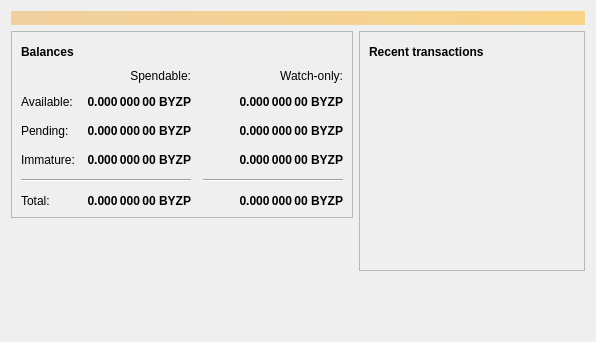
<?xml version="1.0" encoding="UTF-8"?>
<ui version="4.0">
 <class>OverviewPage</class>
 <widget class="QWidget" name="OverviewPage">
  <property name="geometry">
   <rect>
    <x>0</x>
    <y>0</y>
    <width>596</width>
    <height>342</height>
   </rect>
  </property>
  <property name="windowTitle">
   <string>Form</string>
  </property>
  <layout class="QVBoxLayout" name="topLayout">
   <item>
    <widget class="QLabel" name="labelAlerts">
     <property name="visible">
      <bool>false</bool>
     </property>
     <property name="styleSheet">
      <string notr="true">QLabel { background-color: qlineargradient(x1: 0, y1: 0, x2: 1, y2: 0, stop:0 #F0D0A0, stop:1 #F8D488); color:#000000; }</string>
     </property>
     <property name="wordWrap">
      <bool>true</bool>
     </property>
     <property name="margin">
      <number>3</number>
     </property>
     <property name="textInteractionFlags">
      <set>Qt::TextSelectableByMouse</set>
     </property>
    </widget>
   </item>
   <item>
    <layout class="QHBoxLayout" name="horizontalLayout" stretch="1,1">
     <item>
      <layout class="QVBoxLayout" name="verticalLayout_2">
       <item>
        <widget class="QFrame" name="frame">
         <property name="frameShape">
          <enum>QFrame::StyledPanel</enum>
         </property>
         <property name="frameShadow">
          <enum>QFrame::Raised</enum>
         </property>
         <layout class="QVBoxLayout" name="verticalLayout_4">
          <item>
           <layout class="QHBoxLayout" name="horizontalLayout_4">
            <item>
             <widget class="QLabel" name="label_5">
              <property name="font">
               <font>
                <weight>75</weight>
                <bold>true</bold>
               </font>
              </property>
              <property name="text">
               <string>Balances</string>
              </property>
             </widget>
            </item>
            <item>
             <widget class="QPushButton" name="labelWalletStatus">
              <property name="enabled">
               <bool>true</bool>
              </property>
              <property name="maximumSize">
               <size>
                <width>30</width>
                <height>16777215</height>
               </size>
              </property>
              <property name="toolTip">
               <string>The displayed information may be out of date. Your wallet automatically synchronizes with the BiYanZuPrime network after a connection is established, but this process has not completed yet.</string>
              </property>
              <property name="text">
               <string/>
              </property>
              <property name="icon">
               <iconset resource="../bitcoin.qrc">
                <normaloff>:/icons/warning</normaloff>
                <disabledoff>:/icons/warning</disabledoff>:/icons/warning</iconset>
              </property>
              <property name="iconSize">
               <size>
                <width>24</width>
                <height>24</height>
               </size>
              </property>
              <property name="flat">
               <bool>true</bool>
              </property>
             </widget>
            </item>
            <item>
             <spacer name="horizontalSpacer_3">
              <property name="orientation">
               <enum>Qt::Horizontal</enum>
              </property>
              <property name="sizeHint" stdset="0">
               <size>
                <width>40</width>
                <height>20</height>
               </size>
              </property>
             </spacer>
            </item>
           </layout>
          </item>
          <item>
           <layout class="QGridLayout" name="gridLayout">
            <property name="spacing">
             <number>12</number>
            </property>
            <item row="2" column="2">
             <widget class="QLabel" name="labelWatchPending">
              <property name="font">
               <font>
                <weight>75</weight>
                <bold>true</bold>
               </font>
              </property>
              <property name="cursor">
               <cursorShape>IBeamCursor</cursorShape>
              </property>
              <property name="toolTip">
               <string>Unconfirmed transactions to watch-only addresses</string>
              </property>
              <property name="text">
               <string notr="true">0.000 000 00 BYZP</string>
              </property>
              <property name="alignment">
               <set>Qt::AlignRight|Qt::AlignTrailing|Qt::AlignVCenter</set>
              </property>
              <property name="textInteractionFlags">
               <set>Qt::LinksAccessibleByMouse|Qt::TextSelectableByKeyboard|Qt::TextSelectableByMouse</set>
              </property>
             </widget>
            </item>
            <item row="2" column="1">
             <widget class="QLabel" name="labelUnconfirmed">
              <property name="font">
               <font>
                <weight>75</weight>
                <bold>true</bold>
               </font>
              </property>
              <property name="cursor">
               <cursorShape>IBeamCursor</cursorShape>
              </property>
              <property name="toolTip">
               <string>Total of transactions that have yet to be confirmed, and do not yet count toward the spendable balance</string>
              </property>
              <property name="text">
               <string notr="true">0.000 000 00 BYZP</string>
              </property>
              <property name="alignment">
               <set>Qt::AlignRight|Qt::AlignTrailing|Qt::AlignVCenter</set>
              </property>
              <property name="textInteractionFlags">
               <set>Qt::LinksAccessibleByMouse|Qt::TextSelectableByKeyboard|Qt::TextSelectableByMouse</set>
              </property>
             </widget>
            </item>
            <item row="3" column="2">
             <widget class="QLabel" name="labelWatchImmature">
              <property name="font">
               <font>
                <weight>75</weight>
                <bold>true</bold>
               </font>
              </property>
              <property name="cursor">
               <cursorShape>IBeamCursor</cursorShape>
              </property>
              <property name="toolTip">
               <string>Mined balance in watch-only addresses that has not yet matured</string>
              </property>
              <property name="text">
               <string notr="true">0.000 000 00 BYZP</string>
              </property>
              <property name="alignment">
               <set>Qt::AlignRight|Qt::AlignTrailing|Qt::AlignVCenter</set>
              </property>
              <property name="textInteractionFlags">
               <set>Qt::LinksAccessibleByMouse|Qt::TextSelectableByKeyboard|Qt::TextSelectableByMouse</set>
              </property>
             </widget>
            </item>
            <item row="4" column="0" colspan="2">
             <widget class="Line" name="line">
              <property name="orientation">
               <enum>Qt::Horizontal</enum>
              </property>
             </widget>
            </item>
            <item row="4" column="2">
             <widget class="Line" name="lineWatchBalance">
              <property name="sizePolicy">
               <sizepolicy hsizetype="Preferred" vsizetype="Fixed">
                <horstretch>0</horstretch>
                <verstretch>0</verstretch>
               </sizepolicy>
              </property>
              <property name="minimumSize">
               <size>
                <width>140</width>
                <height>0</height>
               </size>
              </property>
              <property name="orientation">
               <enum>Qt::Horizontal</enum>
              </property>
             </widget>
            </item>
            <item row="5" column="0">
             <widget class="QLabel" name="labelTotalText">
              <property name="text">
               <string>Total:</string>
              </property>
             </widget>
            </item>
            <item row="3" column="1">
             <widget class="QLabel" name="labelImmature">
              <property name="font">
               <font>
                <weight>75</weight>
                <bold>true</bold>
               </font>
              </property>
              <property name="cursor">
               <cursorShape>IBeamCursor</cursorShape>
              </property>
              <property name="toolTip">
               <string>Mined balance that has not yet matured</string>
              </property>
              <property name="text">
               <string notr="true">0.000 000 00 BYZP</string>
              </property>
              <property name="alignment">
               <set>Qt::AlignRight|Qt::AlignTrailing|Qt::AlignVCenter</set>
              </property>
              <property name="textInteractionFlags">
               <set>Qt::LinksAccessibleByMouse|Qt::TextSelectableByKeyboard|Qt::TextSelectableByMouse</set>
              </property>
             </widget>
            </item>
            <item row="2" column="3">
             <spacer name="horizontalSpacer_2">
              <property name="orientation">
               <enum>Qt::Horizontal</enum>
              </property>
              <property name="sizeHint" stdset="0">
               <size>
                <width>40</width>
                <height>20</height>
               </size>
              </property>
             </spacer>
            </item>
            <item row="3" column="0">
             <widget class="QLabel" name="labelImmatureText">
              <property name="text">
               <string>Immature:</string>
              </property>
             </widget>
            </item>
            <item row="5" column="1">
             <widget class="QLabel" name="labelTotal">
              <property name="font">
               <font>
                <weight>75</weight>
                <bold>true</bold>
               </font>
              </property>
              <property name="cursor">
               <cursorShape>IBeamCursor</cursorShape>
              </property>
              <property name="toolTip">
               <string>Your current total balance</string>
              </property>
              <property name="text">
               <string notr="true">0.000 000 00 BYZP</string>
              </property>
              <property name="alignment">
               <set>Qt::AlignRight|Qt::AlignTrailing|Qt::AlignVCenter</set>
              </property>
              <property name="textInteractionFlags">
               <set>Qt::LinksAccessibleByMouse|Qt::TextSelectableByKeyboard|Qt::TextSelectableByMouse</set>
              </property>
             </widget>
            </item>
            <item row="5" column="2">
             <widget class="QLabel" name="labelWatchTotal">
              <property name="font">
               <font>
                <weight>75</weight>
                <bold>true</bold>
               </font>
              </property>
              <property name="cursor">
               <cursorShape>IBeamCursor</cursorShape>
              </property>
              <property name="toolTip">
               <string>Current total balance in watch-only addresses</string>
              </property>
              <property name="text">
               <string notr="true">0.000 000 00 BYZP</string>
              </property>
              <property name="alignment">
               <set>Qt::AlignRight|Qt::AlignTrailing|Qt::AlignVCenter</set>
              </property>
              <property name="textInteractionFlags">
               <set>Qt::LinksAccessibleByMouse|Qt::TextSelectableByKeyboard|Qt::TextSelectableByMouse</set>
              </property>
             </widget>
            </item>
            <item row="0" column="2">
             <widget class="QLabel" name="labelWatchonly">
              <property name="text">
               <string>Watch-only:</string>
              </property>
              <property name="alignment">
               <set>Qt::AlignRight|Qt::AlignTrailing|Qt::AlignVCenter</set>
              </property>
             </widget>
            </item>
            <item row="1" column="0">
             <widget class="QLabel" name="labelBalanceText">
              <property name="text">
               <string>Available:</string>
              </property>
             </widget>
            </item>
            <item row="1" column="1">
             <widget class="QLabel" name="labelBalance">
              <property name="font">
               <font>
                <weight>75</weight>
                <bold>true</bold>
               </font>
              </property>
              <property name="cursor">
               <cursorShape>IBeamCursor</cursorShape>
              </property>
              <property name="toolTip">
               <string>Your current spendable balance</string>
              </property>
              <property name="text">
               <string notr="true">0.000 000 00 BYZP</string>
              </property>
              <property name="alignment">
               <set>Qt::AlignRight|Qt::AlignTrailing|Qt::AlignVCenter</set>
              </property>
              <property name="textInteractionFlags">
               <set>Qt::LinksAccessibleByMouse|Qt::TextSelectableByKeyboard|Qt::TextSelectableByMouse</set>
              </property>
             </widget>
            </item>
            <item row="1" column="2">
             <widget class="QLabel" name="labelWatchAvailable">
              <property name="font">
               <font>
                <weight>75</weight>
                <bold>true</bold>
               </font>
              </property>
              <property name="cursor">
               <cursorShape>IBeamCursor</cursorShape>
              </property>
              <property name="toolTip">
               <string>Your current balance in watch-only addresses</string>
              </property>
              <property name="text">
               <string notr="true">0.000 000 00 BYZP</string>
              </property>
              <property name="alignment">
               <set>Qt::AlignRight|Qt::AlignTrailing|Qt::AlignVCenter</set>
              </property>
              <property name="textInteractionFlags">
               <set>Qt::LinksAccessibleByMouse|Qt::TextSelectableByKeyboard|Qt::TextSelectableByMouse</set>
              </property>
             </widget>
            </item>
            <item row="2" column="0">
             <widget class="QLabel" name="labelPendingText">
              <property name="text">
               <string>Pending:</string>
              </property>
             </widget>
            </item>
            <item row="0" column="1">
             <widget class="QLabel" name="labelSpendable">
              <property name="text">
               <string>Spendable:</string>
              </property>
              <property name="alignment">
               <set>Qt::AlignRight|Qt::AlignTrailing|Qt::AlignVCenter</set>
              </property>
             </widget>
            </item>
           </layout>
          </item>
         </layout>
        </widget>
       </item>
       <item>
        <spacer name="verticalSpacer">
         <property name="orientation">
          <enum>Qt::Vertical</enum>
         </property>
         <property name="sizeHint" stdset="0">
          <size>
           <width>20</width>
           <height>40</height>
          </size>
         </property>
        </spacer>
       </item>
      </layout>
     </item>
     <item>
      <layout class="QVBoxLayout" name="verticalLayout_3">
       <item>
        <widget class="QFrame" name="frame_2">
         <property name="frameShape">
          <enum>QFrame::StyledPanel</enum>
         </property>
         <property name="frameShadow">
          <enum>QFrame::Raised</enum>
         </property>
         <layout class="QVBoxLayout" name="verticalLayout">
          <item>
           <layout class="QHBoxLayout" name="horizontalLayout_2">
            <item>
             <widget class="QLabel" name="label_4">
              <property name="font">
               <font>
                <weight>75</weight>
                <bold>true</bold>
               </font>
              </property>
              <property name="text">
               <string>Recent transactions</string>
              </property>
             </widget>
            </item>
            <item>
             <widget class="QPushButton" name="labelTransactionsStatus">
              <property name="enabled">
               <bool>true</bool>
              </property>
              <property name="maximumSize">
               <size>
                <width>30</width>
                <height>16777215</height>
               </size>
              </property>
              <property name="toolTip">
               <string>The displayed information may be out of date. Your wallet automatically synchronizes with the BiYanZuPrime network after a connection is established, but this process has not completed yet.</string>
              </property>
              <property name="text">
               <string/>
              </property>
              <property name="icon">
               <iconset resource="../bitcoin.qrc">
                <normaloff>:/icons/warning</normaloff>
                <disabledoff>:/icons/warning</disabledoff>:/icons/warning</iconset>
              </property>
              <property name="iconSize">
               <size>
                <width>24</width>
                <height>24</height>
               </size>
              </property>
              <property name="flat">
               <bool>true</bool>
              </property>
             </widget>
            </item>
            <item>
             <spacer name="horizontalSpacer">
              <property name="orientation">
               <enum>Qt::Horizontal</enum>
              </property>
              <property name="sizeHint" stdset="0">
               <size>
                <width>40</width>
                <height>20</height>
               </size>
              </property>
             </spacer>
            </item>
           </layout>
          </item>
          <item>
           <widget class="QListView" name="listTransactions">
            <property name="styleSheet">
             <string notr="true">QListView { background: transparent; }</string>
            </property>
            <property name="frameShape">
             <enum>QFrame::NoFrame</enum>
            </property>
            <property name="verticalScrollBarPolicy">
             <enum>Qt::ScrollBarAlwaysOff</enum>
            </property>
            <property name="horizontalScrollBarPolicy">
             <enum>Qt::ScrollBarAlwaysOff</enum>
            </property>
            <property name="selectionMode">
             <enum>QAbstractItemView::NoSelection</enum>
            </property>
           </widget>
          </item>
         </layout>
        </widget>
       </item>
       <item>
        <spacer name="verticalSpacer_2">
         <property name="orientation">
          <enum>Qt::Vertical</enum>
         </property>
         <property name="sizeHint" stdset="0">
          <size>
           <width>20</width>
           <height>40</height>
          </size>
         </property>
        </spacer>
       </item>
      </layout>
     </item>
    </layout>
   </item>
  </layout>
 </widget>
 <resources/>
 <connections/>
</ui>
